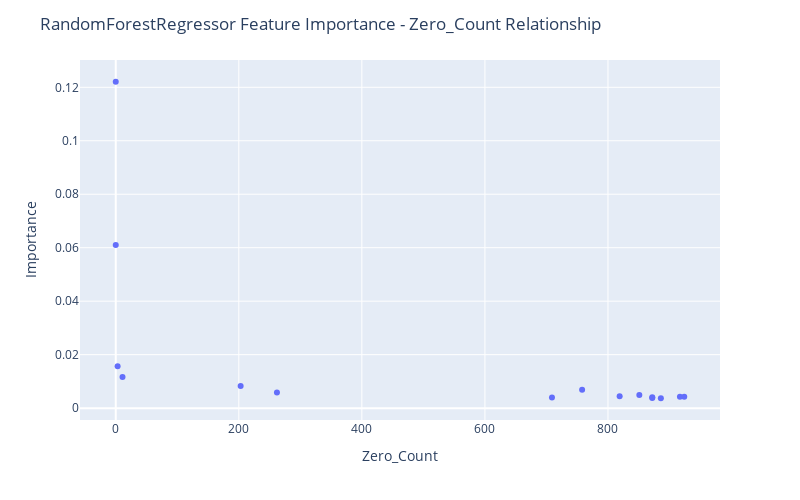

The notebook cell this image was saved under:
### Code cell
fig = px.scatter(df_merged[~df_merged["Feature Name"].str.contains("Output")], x="Zero_Count", y="Importance",
                hover_data=["Feature Name"])

fig.update_layout(
    autosize=False,
    width=800,
    height=500,
    title_text=f"RandomForestRegressor Feature Importance - Zero_Count Relationship",
)

fig.show()

### Figure 1 — Plotly figure (JSON) as saved in the notebook; plotly's stock layout.template omitted (floating-point values rounded to 4 significant figures)
{"data": [{"customdata": [["Input 14"], ["Input 11"], ["Input 12"], ["Input 08"], ["Input 02"], ["Input 05"], ["Input 01"], ["Input 03"], ["Input 10"], ["Input 04"], ["Input 06"], ["Input 15"], ["Input 09"], ["Input 07"], ["Input 13"]], "hovertemplate": "Zero_Count=%{x}<br>Importance=%{y}<br>Feature Name=%{customdata[0]}<extra></extra>", "legendgroup": "", "marker": {"color": "#636efa", "symbol": "circle"}, "mode": "markers", "name": "", "orientation": "v", "showlegend": false, "type": "scatter", "x": [0, 0, 3, 11, 203, 758, 262, 851, 819, 917, 924, 872, 709, 872, 886], "xaxis": "x", "y": [0.1221, 0.06099, 0.01568, 0.01162, 0.008301, 0.006877, 0.005835, 0.004933, 0.004429, 0.00428, 0.004267, 0.004038, 0.00402, 0.003766, 0.003694], "yaxis": "y"}], "layout": {"autosize": false, "height": 500, "legend": {"tracegroupgap": 0}, "margin": {"t": 60}, "title": {"text": "RandomForestRegressor Feature Importance - Zero_Count Relationship"}, "width": 800, "xaxis": {"anchor": "y", "autorange": true, "domain": [0, 1], "range": [-58.11, 982.1], "title": {"text": "Zero_Count"}, "type": "linear"}, "yaxis": {"anchor": "x", "autorange": true, "domain": [0, 1], "range": [-0.004441, 0.1302], "title": {"text": "Importance"}, "type": "linear"}}}
